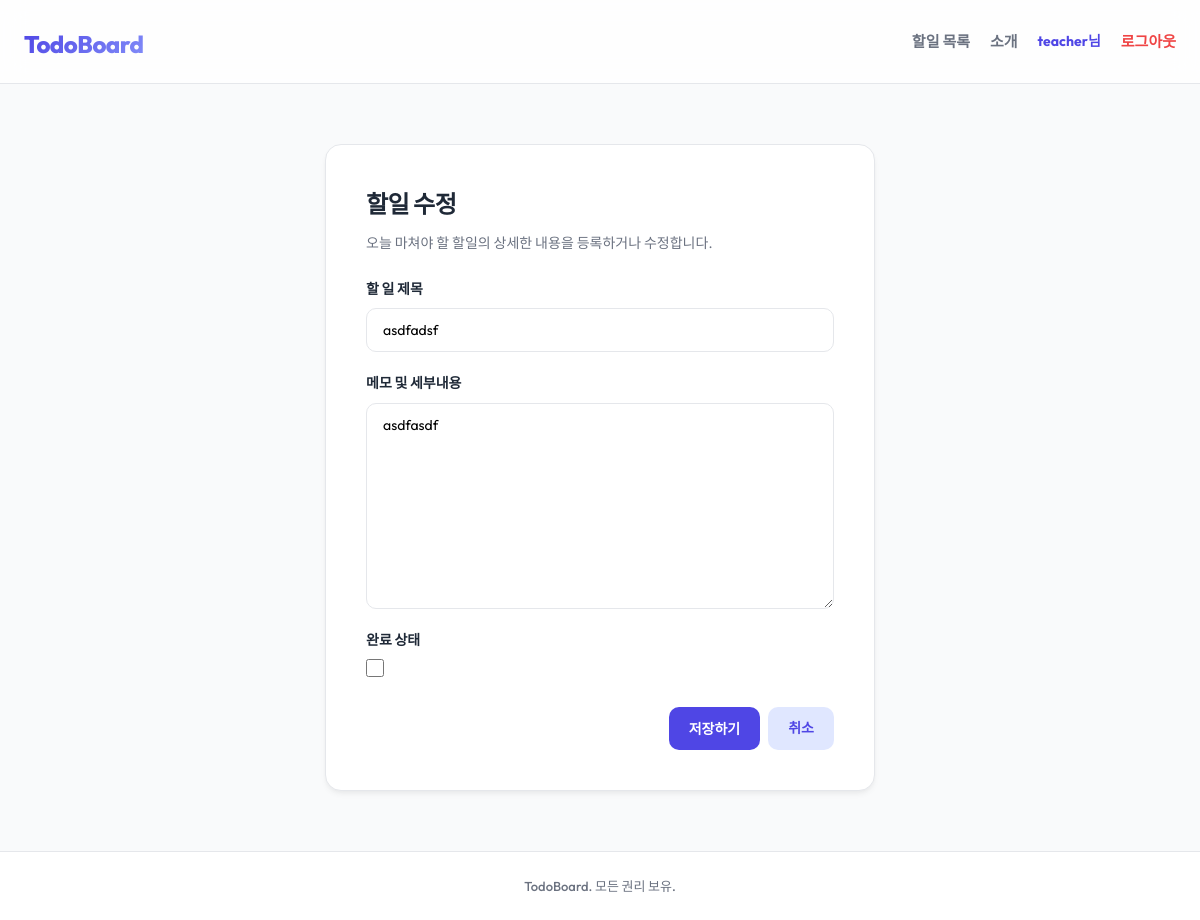
/6/update/ (signed in), run on the app's committed database.
### todos/models.py (models this page shows, shortened)
class CustomUser(AbstractUser):
    nickname = models.CharField(max_length=50, blank=True)

class Todo(models.Model):
    author = models.ForeignKey(
        settings.AUTH_USER_MODEL,
        on_delete=models.CASCADE,
        related_name='todos',
        null=True,
        blank=True
    )
    title = models.CharField(max_length=200)
    content = models.TextField(blank=True)
    is_completed = models.BooleanField(default=False)
    created_at = models.DateTimeField(auto_now_add=True)
    updated_at = models.DateTimeField(auto_now=True)

### todos/views.py (the view)
# urls.py: path('<int:pk>/update/', views.todo_update, name='todo_update'),
@login_required
def todo_update(request, pk):
    todo = get_object_or_404(Todo, pk=pk)
    if todo.author != request.user:
        return HttpResponseForbidden("본인의 할일만 수정할 수 있습니다.")
    if request.method == 'POST':
        form = TodoForm(request.POST, instance=todo)
        if form.is_valid():
            form.save()
            return redirect('todos:todo_list')
    else:
        form = TodoForm(instance=todo)
    return render(request, 'todos/todo_form.html', {'form': form, 'action': '수정'})

### todos/forms.py
class TodoForm(forms.ModelForm):
    class Meta:
        model = Todo
        fields = ['title', 'content', 'is_completed']
        widgets = {
            'title': forms.TextInput(attrs={
                'class': 'form-input',
                'placeholder': '할 일을 입력하세요 (예: 파이썬 복습하기)'
            }),
            'content': forms.Textarea(attrs={
                'class': 'form-input form-textarea',
                'placeholder': '상세한 할 일 설명이나 메모를 적어주세요'
            }),
            'is_completed': forms.CheckboxInput(attrs={
                'class': 'form-checkbox'
            })
        }
        labels = {
            'title': '할 일 제목',
            'content': '메모 및 세부내용',
            'is_completed': '완료 상태'
        }

### todos/templates/todos/todo_form.html (shortened to what this page needs)
{% extends 'todos/base.html' %}
{% block content %}
<div class="form-container">
    <div class="form-card">
        <h2 class="form-title">할일 {{ action }}</h2>
        <p class="form-desc">오늘 마쳐야 할 할일의 상세한 내용을 등록하거나 수정합니다.</p>
        <form method="post" class="todo-form-body">
            {% for field in form %}
                <div class="form-group">
                    <label for="{{ field.id_for_label }}" class="form-label">{{ field.label }}</label>
                    {{ field }}
                </div>
            {% endfor %}
            <div class="form-actions">
                <button type="submit" class="btn btn-primary">저장하기</button>
                <a href="{% url 'todos:todo_list' %}" class="btn btn-secondary">취소</a>
            </div>
        </form>
    </div>
</div>
{% endblock %}

### todos/templates/todos/base.html (shortened to what this page needs)
{% load static %}
<!DOCTYPE html>
<html lang="ko">
<head>
    <link rel="stylesheet" href="{% static 'todos/css/style.css' %}">
</head>
<body>
    <header class="app-header">
        <div class="header-container">
            <h1 class="logo"><a href="{% url 'todos:todo_list' %}">TodoBoard</a></h1>
            <nav class="nav-links" style="display: flex; align-items: center; gap: 20px;">
                <a href="{% url 'todos:todo_list' %}" class="nav-item">할일 목록</a>
                <a href="{% url 'todos:about' %}" class="nav-item">소개</a>
                {% if user.is_authenticated %}
                    <span class="user-greeting" style="font-weight: 700; color: var(--primary-color); font-size: 14px;">
                        {{ user.nickname|default:user.username }}님
                    </span>
                    <a href="{% url 'todos:logout' %}" class="nav-item" style="color: #ef4444;">로그아웃</a>
                {% else %}
                    <a href="{% url 'todos:login' %}" class="nav-item">로그인</a>
                    <a href="{% url 'todos:signup' %}" class="nav-item">회원가입</a>
                {% endif %}
            </nav>
        </div>
    </header>
    <main class="app-main">
        <div class="main-container">
            {% block content %}
            {% endblock %}
        </div>
    </main>
    <footer class="app-footer">
        <div class="footer-container">
            <p>TodoBoard. 모든 권리 보유.</p>
        </div>
    </footer>
</body>
</html>

### todos/static/todos/css/style.css (style rules this page uses)
:root { --primary-color: #4f46e5; --primary-hover: #4338ca; --primary-light: #e0e7ff; --success-color: #10b981; --success-bg: #d1fae5; --warning-color: #f59e0b; --warning-bg: #fef3c7; --text-main: #1f2937; --text-muted: #6b7280; --bg-main: #f9fafb; --bg-card: #ffffff; --border-color: #e5e7eb; --border-radius-lg: 16px; --border-radius-md: 10px; --shadow-sm: 0 1px 3px rgba(0, 0, 0, 0.05); --shadow-md: 0 4px 6px -1px rgba(0, 0, 0, 0.05), 0 2px 4px -1px rgba(0, 0, 0, 0.03); --shadow-lg: 0 10px 15px -3px rgba(0, 0, 0, 0.05), 0 4px 6px -2px rgba(0, 0, 0, 0.02); }
* { margin: 0; padding: 0; box-sizing: border-box; }
body { font-family: 'Outfit', 'Noto Sans KR', sans-serif; background-color: var(--bg-main); color: var(--text-main); line-height: 1.6; display: flex; flex-direction: column; min-height: 100vh; }
a { color: inherit; text-decoration: none; }
.app-header { background-color: rgba(255, 255, 255, 0.8); backdrop-filter: blur(12px); border-bottom: 1px solid var(--border-color); position: sticky; top: 0; z-index: 100; }
.header-container { max-width: 1200px; margin: 0 auto; padding: 16px 24px; display: flex; justify-content: space-between; align-items: center; }
.logo a { font-size: 24px; font-weight: 800; background: linear-gradient(135deg, var(--primary-color), #818cf8); -webkit-background-clip: text; -webkit-text-fill-color: transparent; letter-spacing: -0.5px; }
.nav-links { display: flex; gap: 24px; }
.nav-item { font-weight: 600; font-size: 15px; color: var(--text-muted); transition: color 0.2s ease; }
.app-main { flex: 1; padding: 40px 24px; }
.main-container { max-width: 1000px; margin: 0 auto; }
.btn { display: inline-flex; align-items: center; justify-content: center; padding: 10px 20px; font-size: 14px; font-weight: 700; border-radius: var(--border-radius-md); cursor: pointer; transition: all 0.2s ease; border: none; text-decoration: none; }
.btn-primary { background-color: var(--primary-color); color: #ffffff; }
.btn-secondary { background-color: var(--primary-light); color: var(--primary-color); margin-left: 8px; }
.form-container { display: flex; justify-content: center; align-items: center; padding: 20px 0; }
.form-card { background-color: var(--bg-card); border: 1px solid var(--border-color); border-radius: var(--border-radius-lg); padding: 40px; width: 100%; max-width: 550px; box-shadow: var(--shadow-md); }
.form-title { font-size: 24px; font-weight: 800; margin-bottom: 8px; letter-spacing: -0.5px; }
.form-desc { color: var(--text-muted); font-size: 14px; margin-bottom: 24px; }
.todo-form-body { display: flex; flex-direction: column; gap: 20px; }
.form-group { display: flex; flex-direction: column; gap: 8px; }
.form-label { font-size: 14px; font-weight: 700; color: var(--text-main); }
.form-input { width: 100%; padding: 12px 16px; border: 1px solid var(--border-color); border-radius: var(--border-radius-md); font-family: inherit; font-size: 14px; outline: none; transition: border-color 0.2s ease; }
.form-textarea { min-height: 120px; resize: vertical; }
.form-checkbox { width: 18px; height: 18px; cursor: pointer; accent-color: var(--primary-color); }
.form-actions { margin-top: 10px; display: flex; justify-content: flex-end; }
.app-footer { background-color: #ffffff; border-top: 1px solid var(--border-color); padding: 24px; text-align: center; color: var(--text-muted); font-size: 13px; font-weight: 500; }
.footer-container { max-width: 1200px; margin: 0 auto; }

### data on the page
CustomUser: nickname "teacher"
Todo: form "asdfadsf" "asdfasdf"

### other printed values
{{ action }} "수정"
{{ field.label }} "할 일 제목" "메모 및 세부내용" "완료 상태"
